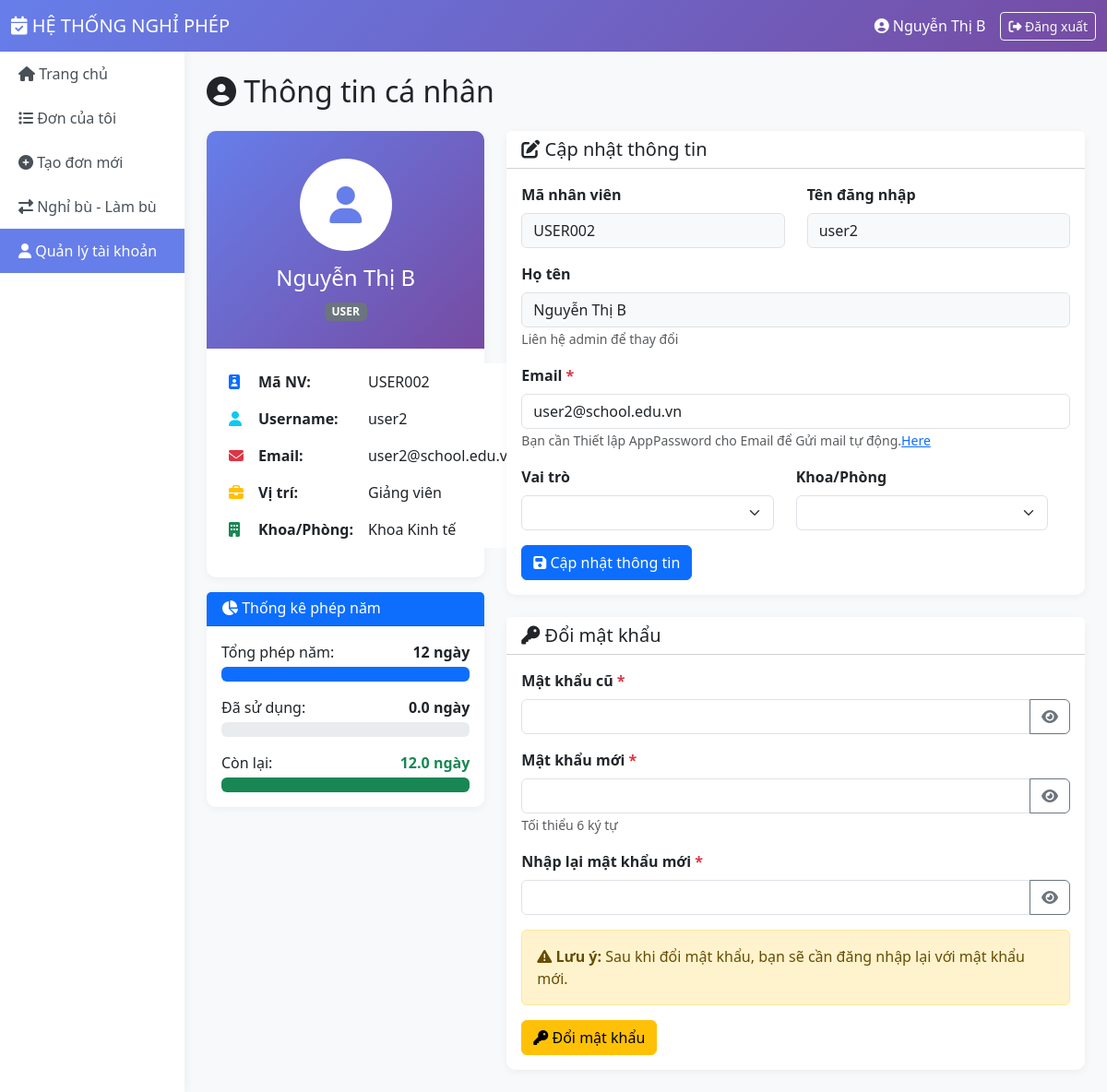
The page /views/user/profile.php (signed in) on the database as committed earlier.
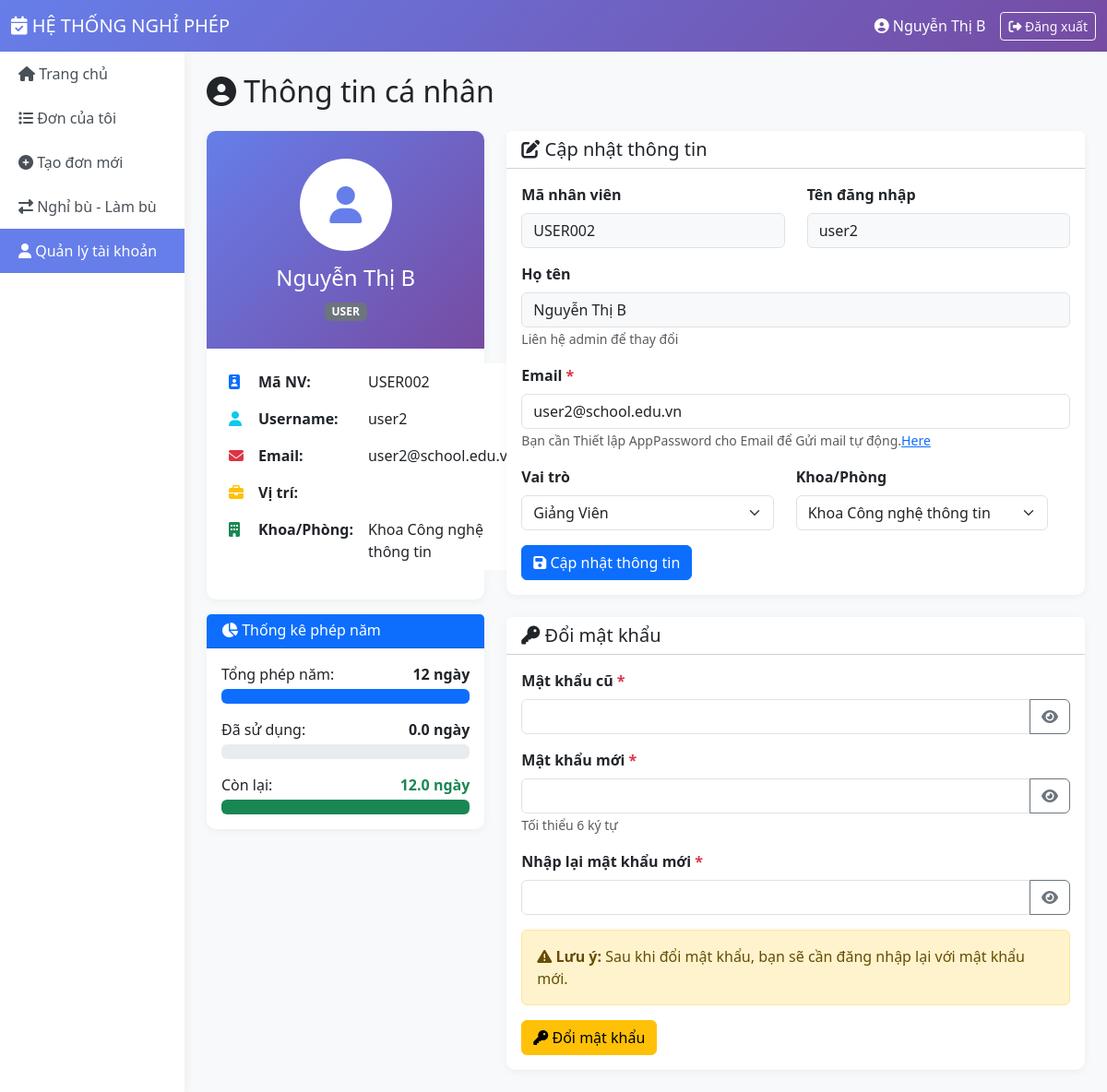
The same page on the database as committed later.
### tables this page shows
CREATE TABLE `nguoidung` (
  `MaNguoiDung` varchar(50) NOT NULL,
  `TenDangNhap` varchar(50) NOT NULL,
  `MatKhau` varchar(255) NOT NULL,
  `HoTen` varchar(100) NOT NULL,
  `Email` varchar(100) NOT NULL,
  `GioiTinh` enum('Nam','Nu') DEFAULT 'Nam',
  `ViTri` varchar(100) NOT NULL,
  `KhoaPhong` varchar(100) DEFAULT NULL,
  `MaVaiTro` int(11) NOT NULL DEFAULT 2,
  `NamBatDauLamViec` datetime DEFAULT NULL,
  `SoNgayPhepNam` int(11) DEFAULT 12,
  `SoNgayPhepDaDung` decimal(5,1) DEFAULT 0.0,
  `SoNgayPhepTonNamTruoc` decimal(5,1) DEFAULT 0.0 COMMENT 'Số ngày phép tồn từ năm trước (chỉ dùng được trong Q1)',
  `NamPhepTon` int(11) DEFAULT NULL,
  `NgayTao` timestamp NOT NULL DEFAULT current_timestamp()
);

CREATE TABLE `vaitro` (
  `MaVaiTro` int(11) NOT NULL,
  `TenVaiTro` varchar(50) NOT NULL,
  `MoTa` varchar(255) DEFAULT NULL,
  `NgayTao` timestamp NOT NULL DEFAULT current_timestamp()
);

CREATE TABLE `departments` (
  `id` int(11) NOT NULL,
  `name` varchar(255) NOT NULL
);

### includes/session.php (called while the page is built, shortened)
<?php
function isLoggedIn() {
    return isset($_SESSION['user_id']) && !empty($_SESSION['user_id']);
}
function getCurrentUser() {
    return [
        'id' => $_SESSION['user_id'],
        'username' => $_SESSION['username'],
        'fullname' => $_SESSION['fullname'],
        'email' => $_SESSION['email'],
        'role' => $_SESSION['role'],
        'department' => $_SESSION['department'] ?? ''
    ];
}
?>

### views/user/profile.php (the view, shortened to what the changed rows need)
<?php
require_once __DIR__ . '/../../includes/session.php';
require_once __DIR__ . '/../../includes/functions.php';
$pdo = getDBConnection();
$currentUser = getCurrentUser();
$stmt = $pdo->query("SELECT id, name FROM departments ORDER BY name");
$departmentsList = $stmt->fetchAll();
$stmt = $pdo->query("SELECT id, name FROM roles ORDER BY name");
$rolesList = $stmt->fetchAll();
$stmt = $pdo->prepare("
    SELECT n.*, v.TenVaiTro,
           (n.SoNgayPhepNam - n.SoNgayPhepDaDung) as SoNgayPhepConLai
    FROM NguoiDung n
    JOIN VaiTro v ON n.MaVaiTro = v.MaVaiTro
    WHERE n.MaNguoiDung = ?
");
$stmt->execute([$currentUser['id']]);
$userInfo = $stmt->fetch();
?>
<!DOCTYPE html>
<html lang="vi">
<head>
    <link href="https://cdn.jsdelivr.net/npm/bootstrap@5.3.0/dist/css/bootstrap.min.css" rel="stylesheet">
    <link rel="stylesheet" href="https://cdnjs.cloudflare.com/ajax/libs/font-awesome/6.4.0/css/all.min.css">
</head>
<body>
    <nav class="navbar navbar-expand-lg navbar-dark">
        <div class="container-fluid">
            <div class="ms-auto d-flex align-items-center">
                <span class="text-white me-3">
                    <i class="fas fa-user-circle"></i> <?= htmlspecialchars($currentUser['fullname']) ?>
                </span>
                <a href="../../controllers/AuthController.php?action=logout" class="btn btn-outline-light btn-sm">
                    <i class="fas fa-sign-out-alt"></i> Đăng xuất
                </a>
            </div>
        </div>
    </nav>
    <div class="container-fluid">
        <div class="row">
            <div class="col-md-10 p-4">
                <h2 class="mb-4">
                    <i class="fas fa-user-circle"></i> Thông tin cá nhân
                </h2>
                <div class="row">
                    <div class="col-md-4 mb-4">
                        <div class="card">
                            <div class="profile-header text-center">
                                <div class="avatar">
                                    <i class="fas fa-user"></i>
                                </div>
                                <h4><?= htmlspecialchars($userInfo['HoTen']) ?></h4>
                                <p class="mb-0"><?= getRoleBadge($userInfo['TenVaiTro']) ?></p>
                            </div>
                            <div class="card-body">
                                <table class="table table-borderless">
                                    <tr>
                                        <td><i class="fas fa-id-badge text-primary"></i></td>
                                        <td><strong>Mã NV:</strong></td>
                                        <td><?= htmlspecialchars($userInfo['MaNguoiDung']) ?></td>
                                    </tr>
                                    <tr>
                                        <td><i class="fas fa-user text-info"></i></td>
                                        <td><strong>Username:</strong></td>
                                        <td><?= htmlspecialchars($userInfo['TenDangNhap']) ?></td>
                                    </tr>
                                    <tr>
                                        <td><i class="fas fa-envelope text-danger"></i></td>
                                        <td><strong>Email:</strong></td>
                                        <td><?= htmlspecialchars($userInfo['Email']) ?></td>
                                    </tr>
                                    <tr>
                                        <td><i class="fas fa-briefcase text-warning"></i></td>
                                        <td><strong>Vị trí:</strong></td>
                                        <td><?= htmlspecialchars($userInfo['ViTri']) ?></td>
                                    </tr>
                                    <tr>
                                        <td><i class="fas fa-building text-success"></i></td>
                                        <td><strong>Khoa/Phòng:</strong></td>
                                        <td><?= htmlspecialchars($userInfo['KhoaPhong']) ?></td>
                                    </tr>
                                </table>
                            </div>
                        </div>
                        <div class="card mt-3">
                            <div class="card-body">
                                <div class="mb-3">
                                    <div class="d-flex justify-content-between mb-1">
                                        <span>Tổng phép năm:</span>
                                        <strong><?= $userInfo['SoNgayPhepNam'] ?> ngày</strong>
                                    </div>
                                </div>
                                <div class="mb-3">
                                    <div class="d-flex justify-content-between mb-1">
                                        <span>Đã sử dụng:</span>
                                        <strong><?= $userInfo['SoNgayPhepDaDung'] ?> ngày</strong>
                                    </div>
                                </div>
                            </div>
                        </div>
                    </div>
                    <div class="col-md-8">
                        <div class="card mb-4">
                            <div class="card-body">
                                <form method="POST" action="">
                                    <div class="row">
                                        <div class="col-md-6 mb-3">
                                            <label class="form-label fw-bold">Mã nhân viên</label>
                                            <input type="text" class="form-control bg-light"
                                                   value="<?= htmlspecialchars($userInfo['MaNguoiDung']) ?>" readonly>
                                        </div>
                                        <div class="col-md-6 mb-3">
                                            <label class="form-label fw-bold">Tên đăng nhập</label>
                                            <input type="text" class="form-control bg-light"
                                                   value="<?= htmlspecialchars($userInfo['TenDangNhap']) ?>" readonly>
                                        </div>
                                    </div>
                                    <div class="mb-3">
                                        <label class="form-label fw-bold">Họ tên</label>
                                        <input type="text" class="form-control bg-light"
                                               value="<?= htmlspecialchars($userInfo['HoTen']) ?>" readonly>
                                        <small class="text-muted">Liên hệ admin để thay đổi</small>
                                    </div>
                                    <div class="mb-3">
                                        <label class="form-label fw-bold">
                                            Email <span class="text-danger">*</span>
                                        </label>
                                        <input type="email" class="form-control" name="email"
                                               value="<?= htmlspecialchars($userInfo['Email']) ?>" required>
                                        <small class="text-muted">Bạn cần Thiết lập AppPassword cho Email để Gửi mail tự động.<a href="Guide.html" target="_blank">Here</a></small>
                                    </div>
                                    <div class="row">
                                        <div class="row">
                                            <div class="col-md-6 mb-3">
                                                <label class="form-label fw-bold">Vai trò</label>
                                                <select name="vai_tro" class="form-select">
                                                    <?php foreach ($rolesList as $role): ?>
                                                    <option value="<?= $role['name'] ?>" <?= ($userInfo['TenVaiTro'] == $role['name']) ? 'selected' : '' ?>>
                                                        <?= $role['name'] ?>
                                                    </option>
                                                    <?php endforeach; ?>
                                                </select>
                                            </div>
                                            <div class="col-md-6 mb-3">
                                                <label class="form-label fw-bold">Khoa/Phòng</label>
                                                <select name="khoa_phong" class="form-select">
                                                    <?php foreach ($departmentsList as $dep): ?>
                                                    <option value="<?= $dep['name'] ?>" <?= ($userInfo['KhoaPhong'] == $dep['name']) ? 'selected' : '' ?>>
                                                        <?= $dep['name'] ?>
                                                    </option>
                                                    <?php endforeach; ?>
                                                </select>
                                            </div>
                                        </div>
                                    </div>
                                </form>
                            </div>
                        </div>
                    </div>
                </div>
            </div>
        </div>
    </div>
</body>
</html>

### includes/functions.php (shortened to what the changed rows need)
<?php
function getRoleBadge($role) {
    $badges = [
        'ADMIN' => '<span class="badge bg-danger">Admin</span>',
        'MANAGER' => '<span class="badge bg-primary">Quản lý</span>',
        'USER' => '<span class="badge bg-info">Nhân viên</span>'
    ];
    return $badges[$role] ?? '<span class="badge bg-secondary">' . htmlspecialchars($role) . '</span>';
}
?>

Rows that differ between the two databases and show on the page:
changed nguoidung "Nguyễn Thị B": KhoaPhong "Khoa Kinh tế" → "Khoa Công nghệ thông tin"; khoa_phong (not shown) → "Khoa Công nghệ thông tin"; ViTri "Giảng viên" → (not shown)
Other text that changed with them:
form field vai_tro: (not shown) → "Giảng Viên"
